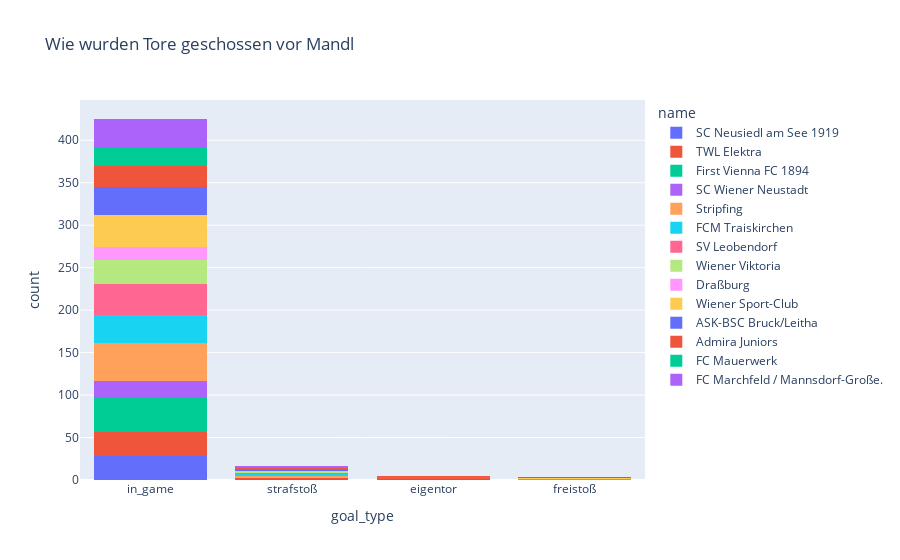

Here is the notebook cell this chart was saved with:
### Code cell
df=query_database(query_table.format("20210701","20220426",vereine[0],vereine[0]),database="verbands.db")
df["goal_type"]=df["text"].apply(lambda x: goal_type(x))
fig=px.histogram(df, x="goal_type" ,color="name",title="Wie wurden Tore geschossen vor Mandl")
fig.update_layout(barmode='stack') #"stack", "relative", "group"
fig.show()

### Figure 1 — Plotly figure (JSON) as saved in the notebook; plotly's stock layout.template omitted (floating-point values rounded to 4 significant figures)
{"data": [{"alignmentgroup": "True", "bingroup": "x", "hovertemplate": "name=SC Neusiedl am See 1919<br>goal_type=%{x}<br>count=%{y}<extra></extra>", "legendgroup": "SC Neusiedl am See 1919", "marker": {"color": "#636efa", "pattern": {"shape": ""}}, "name": "SC Neusiedl am See 1919", "offsetgroup": "SC Neusiedl am See 1919", "orientation": "v", "showlegend": true, "type": "histogram", "x": ["in_game", "in_game", "in_game", "in_game", "in_game", "in_game", "in_game", "in_game", "in_game", "in_game", "in_game", "in_game", "in_game", "in_game", "in_game", "in_game", "in_game", "in_game", "in_game", "in_game", "in_game", "in_game", "in_game", "strafstoß", "in_game", "eigentor", "in_game", "in_game", "in_game", "in_game"], "xaxis": "x", "yaxis": "y"}, {"alignmentgroup": "True", "bingroup": "x", "hovertemplate": "name=TWL Elektra<br>goal_type=%{x}<br>count=%{y}<extra></extra>", "legendgroup": "TWL Elektra", "marker": {"color": "#EF553B", "pattern": {"shape": ""}}, "name": "TWL Elektra", "offsetgroup": "TWL Elektra", "orientation": "v", "showlegend": true, "type": "histogram", "x": ["in_game", "in_game", "in_game", "in_game", "in_game", "in_game", "in_game", "in_game", "in_game", "in_game", "in_game", "in_game", "in_game", "in_game", "in_game", "in_game", "in_game", "in_game", "in_game", "in_game", "in_game", "in_game", "in_game", "strafstoß", "eigentor", "in_game", "in_game", "in_game", "in_game", "in_game", "in_game"], "xaxis": "x", "yaxis": "y"}, {"alignmentgroup": "True", "bingroup": "x", "hovertemplate": "name=First Vienna FC 1894<br>goal_type=%{x}<br>count=%{y}<extra></extra>", "legendgroup": "First Vienna FC 1894", "marker": {"color": "#00cc96", "pattern": {"shape": ""}}, "name": "First Vienna FC 1894", "offsetgroup": "First Vienna FC 1894", "orientation": "v", "showlegend": true, "type": "histogram", "x": ["in_game", "in_game", "in_game", "in_game", "in_game", "in_game", "in_game", "in_game", "in_game", "in_game", "in_game", "in_game", "in_game", "in_game", "in_game", "in_game", "in_game", "in_game", "in_game", "in_game", "in_game", "in_game", "in_game", "in_game", "in_game", "in_game", "in_game", "in_game", "in_game", "in_game", "in_game", "in_game", "in_game", "in_game", "in_game", "in_game", "in_game", "in_game", "in_game", "in_game", "in_game"], "xaxis": "x", "yaxis": "y"}, {"alignmentgroup": "True", "bingroup": "x", "hovertemplate": "name=SC Wiener Neustadt<br>goal_type=%{x}<br>count=%{y}<extra></extra>", "legendgroup": "SC Wiener Neustadt", "marker": {"color": "#ab63fa", "pattern": {"shape": ""}}, "name": "SC Wiener Neustadt", "offsetgroup": "SC Wiener Neustadt", "orientation": "v", "showlegend": true, "type": "histogram", "x": ["in_game", "in_game", "eigentor", "in_game", "in_game", "in_game", "in_game", "in_game", "in_game", "in_game", "in_game", "in_game", "in_game", "in_game", "in_game", "in_game", "in_game", "in_game", "in_game", "in_game"], "xaxis": "x", "yaxis": "y"}, {"alignmentgroup": "True", "bingroup": "x", "hovertemplate": "name=Stripfing<br>goal_type=%{x}<br>count=%{y}<extra></extra>", "legendgroup": "Stripfing", "marker": {"color": "#FFA15A", "pattern": {"shape": ""}}, "name": "Stripfing", "offsetgroup": "Stripfing", "orientation": "v", "showlegend": true, "type": "histogram", "x": ["in_game", "in_game", "in_game", "in_game", "in_game", "in_game", "in_game", "in_game", "in_game", "in_game", "in_game", "in_game", "in_game", "in_game", "in_game", "in_game", "in_game", "strafstoß", "in_game", "in_game", "in_game", "in_game", "strafstoß", "in_game", "in_game", "in_game", "strafstoß", "in_game", "in_game", "in_game", "in_game", "in_game", "in_game", "in_game", "in_game", "in_game", "in_game", "in_game", "in_game", "in_game", "in_game", "in_game", "in_game", "in_game", "in_game", "in_game", "in_game"], "xaxis": "x", "yaxis": "y"}, {"alignmentgroup": "True", "bingroup": "x", "hovertemplate": "name=FCM Traiskirchen<br>goal_type=%{x}<br>count=%{y}<extra></extra>", "legendgroup": "FCM Traiskirchen", "marker": {"color": "#19d3f3", "pattern": {"shape": ""}}, "name": "FCM Traiskirchen", "offsetgroup": "FCM Traiskirchen", "orientation": "v", "showlegend": true, "type": "histogram", "x": ["in_game", "in_game", "strafstoß", "in_game", "in_game", "in_game", "in_game", "in_game", "in_game", "in_game", "freistoß", "in_game", "in_game", "in_game", "in_game", "in_game", "strafstoß", "in_game", "in_game", "in_game", "in_game", "in_game", "in_game", "in_game", "in_game", "in_game", "in_game", "in_game", "in_game", "in_game", "in_game", "in_game", "in_game", "in_game", "in_game", "in_game"], "xaxis": "x", "yaxis": "y"}, {"alignmentgroup": "True", "bingroup": "x", "hovertemplate": "name=SV Leobendorf<br>goal_type=%{x}<br>count=%{y}<extra></extra>", "legendgroup": "SV Leobendorf", "marker": {"color": "#FF6692", "pattern": {"shape": ""}}, "name": "SV Leobendorf", "offsetgroup": "SV Leobendorf", "orientation": "v", "showlegend": true, "type": "histogram", "x": ["in_game", "in_game", "in_game", "in_game", "in_game", "in_game", "in_game", "in_game", "in_game", "in_game", "in_game", "in_game", "in_game", "in_game", "in_game", "in_game", "in_game", "in_game", "in_game", "in_game", "in_game", "in_game", "in_game", "in_game", "in_game", "in_game", "in_game", "strafstoß", "in_game", "in_game", "in_game", "in_game", "in_game", "in_game", "in_game", "in_game", "in_game", "in_game"], "xaxis": "x", "yaxis": "y"}, {"alignmentgroup": "True", "bingroup": "x", "hovertemplate": "name=Wiener Viktoria<br>goal_type=%{x}<br>count=%{y}<extra></extra>", "legendgroup": "Wiener Viktoria", "marker": {"color": "#B6E880", "pattern": {"shape": ""}}, "name": "Wiener Viktoria", "offsetgroup": "Wiener Viktoria", "orientation": "v", "showlegend": true, "type": "histogram", "x": ["in_game", "in_game", "in_game", "in_game", "in_game", "in_game", "in_game", "in_game", "in_game", "in_game", "in_game", "in_game", "strafstoß", "in_game", "in_game", "in_game", "in_game", "strafstoß", "in_game", "in_game", "in_game", "in_game", "in_game", "in_game", "in_game", "in_game", "in_game", "in_game", "in_game", "in_game"], "xaxis": "x", "yaxis": "y"}, {"alignmentgroup": "True", "bingroup": "x", "hovertemplate": "name=Draßburg<br>goal_type=%{x}<br>count=%{y}<extra></extra>", "legendgroup": "Draßburg", "marker": {"color": "#FF97FF", "pattern": {"shape": ""}}, "name": "Draßburg", "offsetgroup": "Draßburg", "orientation": "v", "showlegend": true, "type": "histogram", "x": ["in_game", "in_game", "in_game", "in_game", "in_game", "in_game", "in_game", "in_game", "in_game", "in_game", "in_game", "in_game", "in_game", "in_game", "in_game"], "xaxis": "x", "yaxis": "y"}, {"alignmentgroup": "True", "bingroup": "x", "hovertemplate": "name=Wiener Sport-Club<br>goal_type=%{x}<br>count=%{y}<extra></extra>", "legendgroup": "Wiener Sport-Club", "marker": {"color": "#FECB52", "pattern": {"shape": ""}}, "name": "Wiener Sport-Club", "offsetgroup": "Wiener Sport-Club", "orientation": "v", "showlegend": true, "type": "histogram", "x": ["in_game", "in_game", "in_game", "in_game", "in_game", "in_game", "in_game", "in_game", "in_game", "in_game", "in_game", "in_game", "in_game", "in_game", "in_game", "in_game", "in_game", "in_game", "in_game", "in_game", "in_game", "in_game", "in_game", "freistoß", "in_game", "in_game", "in_game", "in_game", "in_game", "in_game", "strafstoß", "in_game", "in_game", "in_game", "in_game", "in_game", "in_game", "eigentor", "in_game", "in_game", "in_game"], "xaxis": "x", "yaxis": "y"}, {"alignmentgroup": "True", "bingroup": "x", "hovertemplate": "name=ASK-BSC Bruck/Leitha<br>goal_type=%{x}<br>count=%{y}<extra></extra>", "legendgroup": "ASK-BSC Bruck/Leitha", "marker": {"color": "#636efa", "pattern": {"shape": ""}}, "name": "ASK-BSC Bruck/Leitha", "offsetgroup": "ASK-BSC Bruck/Leitha", "orientation": "v", "showlegend": true, "type": "histogram", "x": ["strafstoß", "in_game", "in_game", "in_game", "in_game", "in_game", "in_game", "in_game", "in_game", "in_game", "in_game", "in_game", "in_game", "in_game", "in_game", "in_game", "in_game", "in_game", "in_game", "in_game", "in_game", "in_game", "in_game", "in_game", "in_game", "in_game", "in_game", "in_game", "in_game", "in_game", "in_game", "freistoß", "strafstoß", "in_game", "in_game", "in_game"], "xaxis": "x", "yaxis": "y"}, {"alignmentgroup": "True", "bingroup": "x", "hovertemplate": "name=Admira Juniors<br>goal_type=%{x}<br>count=%{y}<extra></extra>", "legendgroup": "Admira Juniors", "marker": {"color": "#EF553B", "pattern": {"shape": ""}}, "name": "Admira Juniors", "offsetgroup": "Admira Juniors", "orientation": "v", "showlegend": true, "type": "histogram", "x": ["eigentor", "in_game", "in_game", "in_game", "in_game", "in_game", "in_game", "in_game", "in_game", "in_game", "in_game", "in_game", "in_game", "in_game", "in_game", "in_game", "in_game", "in_game", "in_game", "in_game", "in_game", "in_game", "in_game", "in_game", "strafstoß", "in_game", "in_game"], "xaxis": "x", "yaxis": "y"}, {"alignmentgroup": "True", "bingroup": "x", "hovertemplate": "name=FC Mauerwerk<br>goal_type=%{x}<br>count=%{y}<extra></extra>", "legendgroup": "FC Mauerwerk", "marker": {"color": "#00cc96", "pattern": {"shape": ""}}, "name": "FC Mauerwerk", "offsetgroup": "FC Mauerwerk", "orientation": "v", "showlegend": true, "type": "histogram", "x": ["strafstoß", "in_game", "in_game", "in_game", "in_game", "in_game", "in_game", "in_game", "in_game", "in_game", "in_game", "in_game", "in_game", "in_game", "in_game", "in_game", "in_game", "in_game", "in_game", "in_game", "in_game", "in_game", "in_game"], "xaxis": "x", "yaxis": "y"}, {"alignmentgroup": "True", "bingroup": "x", "hovertemplate": "name=FC Marchfeld / Mannsdorf-Große.<br>goal_type=%{x}<br>count=%{y}<extra></extra>", "legendgroup": "FC Marchfeld / Mannsdorf-Große.", "marker": {"color": "#ab63fa", "pattern": {"shape": ""}}, "name": "FC Marchfeld / Mannsdorf-Große.", "offsetgroup": "FC Marchfeld / Mannsdorf-Große.", "orientation": "v", "showlegend": true, "type": "histogram", "x": ["in_game", "in_game", "in_game", "in_game", "in_game", "in_game", "in_game", "in_game", "in_game", "in_game", "in_game", "in_game", "in_game", "strafstoß", "in_game", "in_game", "in_game", "in_game", "in_game", "in_game", "in_game", "in_game", "in_game", "in_game", "in_game", "in_game", "in_game", "in_game", "in_game", "in_game", "in_game", "in_game", "in_game", "in_game", "strafstoß"], "xaxis": "x", "yaxis": "y"}], "layout": {"barmode": "stack", "legend": {"title": {"text": "name"}, "tracegroupgap": 0}, "title": {"text": "Wie wurden Tore geschossen vor Mandl"}, "xaxis": {"anchor": "y", "domain": [0, 1], "title": {"text": "goal_type"}}, "yaxis": {"anchor": "x", "domain": [0, 1], "title": {"text": "count"}}}}
